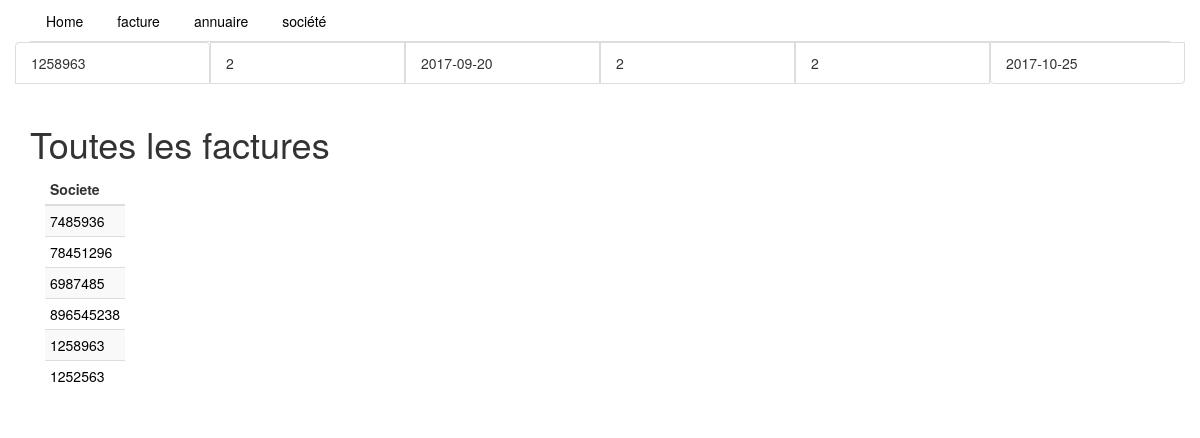
Screenshot of /COGIPapp/index.php?page=facture&id=2 with the database file from the repository.
### tables this page shows
CREATE TABLE `factures` (
  `id_facture` int(11) NOT NULL,
  `numero_facture` int(11) NOT NULL,
  `date_facture` date NOT NULL,
  `id_societe` int(11) NOT NULL,
  `id_personne` int(11) NOT NULL,
  `date_echeance` date NOT NULL
);

### COGIPapp/Models/Db_connexion.php (called while the page is built, shortened)
<?php
$dbh = new PDO('mysql:host=localhost;dbname=facturation;charset=utf8', "root", "root");
  $sql_facture_all = "SELECT * FROM factures ORDER BY id_facture DESC";
  $nb_facture_all = $dbh->query($sql_facture_all);
 ?>

### COGIPapp/Views/facture.php (the view)
<?php require_once 'Models/Db_connexion.php';
if (isset($_GET['id'])) {
  $id = $_GET['id'];
  $sql = "SELECT * FROM factures WHERE id_facture='$id'";
  $nb = $dbh->query($sql);
  while($row = $nb->fetch()){ ?>
    <div class="container">
      <div class="row list-group">
        <div class="col-md-2 list-group-item">
          <?= $row['numero_facture'] ?>
        </div>
        <div class="col-md-2 list-group-item">
          <?= $row['id_facture'] ?>
        </div>
        <div class="col-md-2 list-group-item">
          <?= $row['date_facture'] ?>
        </div>
        <div class="col-md-2 list-group-item">
          <?= $row['id_societe'] ?>
        </div>
        <div class="col-md-2 list-group-item">
          <?= $row['id_personne'] ?>
        </div>
        <div class="col-md-2 list-group-item">
          <?= $row['date_echeance'] ?>
        </div>
      </div>
    </div>
  <?php }
  }
 ?>
 <div class="container">
   <h1>Toutes les factures</h1>
   <div class="col-xs-12 col-sm-4 col-md-4 col-lg-4">
     <div class="container">
        <div class="row">
            <div class="span5">
              <table class="table table-striped table-condensed">
               <thead>
                 <tr>
                   <th>Societe</th>
                 </tr>
               </thead>
               <tbody>
     <?php
       while($row = $nb_facture_all->fetch()){
         echo '
         <tr>
           <td><a href="index.php?page=facture&id='.$row["id_facture"].'">'.$row['numero_facture'].'</a></td>
         </tr>';
     } ?>
               </tbody>
               </table>
       </div>
     </div>
   </div>
 </div>

### COGIPapp/Views/css/Style.css (style rules this page uses)
a { color: black; }
.table { width: auto; }

### rows the page displays
factures: numero_facture "1258963", id_facture "2", date_facture "2017-09-20", id_societe "2", id_personne "2", date_echeance "2017-10-25"
factures: numero_facture "7485936"
factures: numero_facture "78451296"
factures: numero_facture "6987485"
factures: numero_facture "896545238"
factures: numero_facture "1252563"

### other values shown
$page[$i] "Home"
$page[$i] "facture"
$page[$i] "annuaire"
$page[$i] "société"
